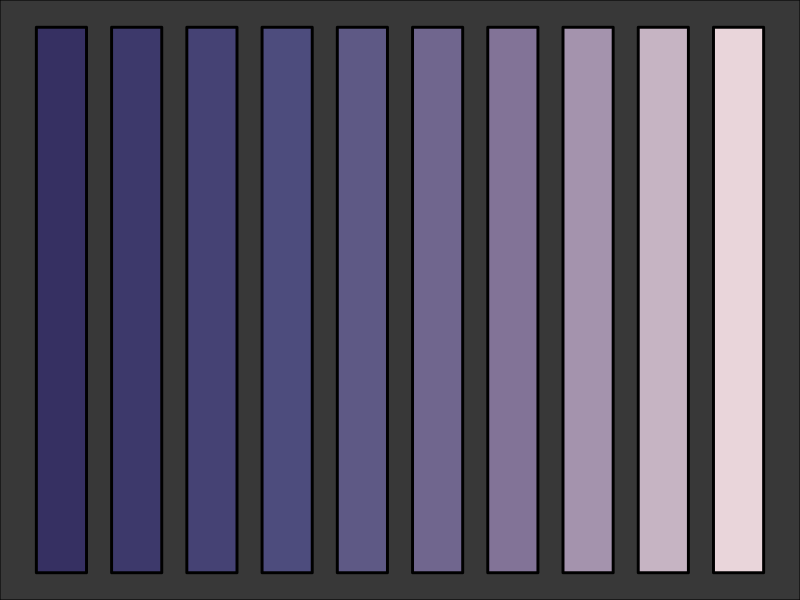
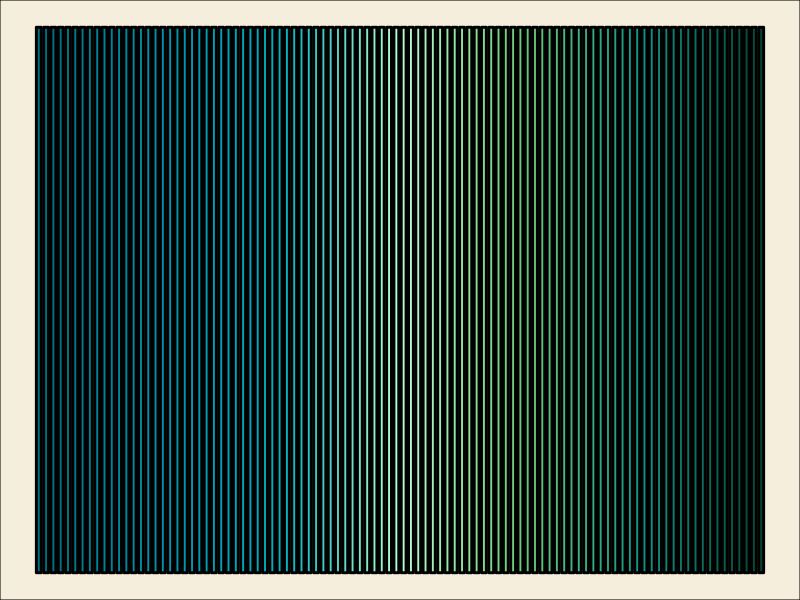
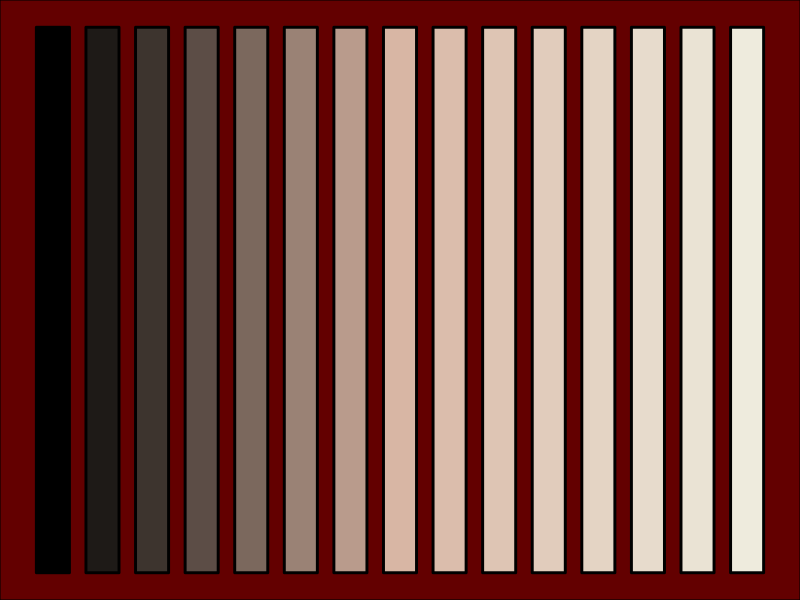

Generate these figures, in order, with R:
#Library Load-in====
library(purrr)
library(dplyr)
library(ggplot2)

# Custom function to make vertical bars====
vertical_bars <- function(n_bars, color_pal, background_color){
  
  #Setting iterations for "n" amount of bars===
  iterations = 1:n_bars
  
  #Creating a color gradient based on supplied colors values and desired "n"===
  bar_colors = colorRampPalette(color_pal)(n_bars)
  
  #Creating a "base" bar to copy and repeat over===
  base_bar = tibble(x = c(0,1,1,0),
                    y = c(0,0,10,10),
                    group = 0)
  
  #Creating all the data needed to repeat the base bar, shift copies down the x-axis, and apply the generated color palette===
  bars <- map2_df(iterations,
                  bar_colors, ~base_bar %>%
                    mutate(x = x + 1.5*.x,
                           group = group + .x,
                           color = .y))
  
  #Creating the actual ggplot===
  bars %>%
    ggplot(aes(x,y, group = group))+
    theme_void()+
    geom_polygon(fill = bars$color, color = "#000000", size = 1)+
    theme(plot.background = element_rect(fill = background_color))}

#Options for the Piece===
color_pal_1 <- c("#363062", "#4D4C7D", "#827397", "#E9D5DA") # A purple-ish color palette
back_color_1 <- "#383838" # Some type of dark gray

color_pal_2 <- c("#006E7F", "#0093AB", "#00AFC1", "#B6FFCE", "#6BCB77", "#139487", "#064635") # A blue-ish - greenish color palette
back_color_2 <- "#F5EEDC" # A light pale tan-ish/yellow

color_pal_3 <- c("#000000", "#D8B6A4", "#EEEBDD" ) # A black-ish to Cream-ish palette
back_color_3 <- "#630000" # A dark red


# Using the function====
#Example 1
vertical_bars(10, color_pal_1, back_color_1) 

#Example 2
vertical_bars(100, color_pal_2, back_color_2) 

#Example 3
vertical_bars(15, color_pal_3, back_color_3) 